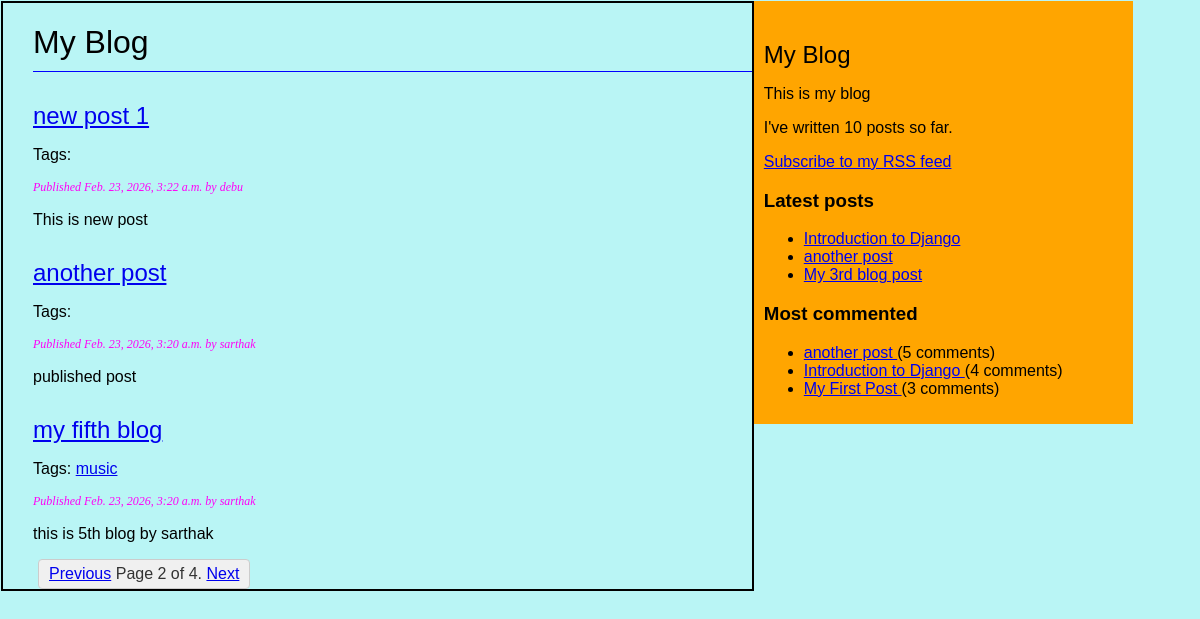
The app's page /blog/?page=2, older data.
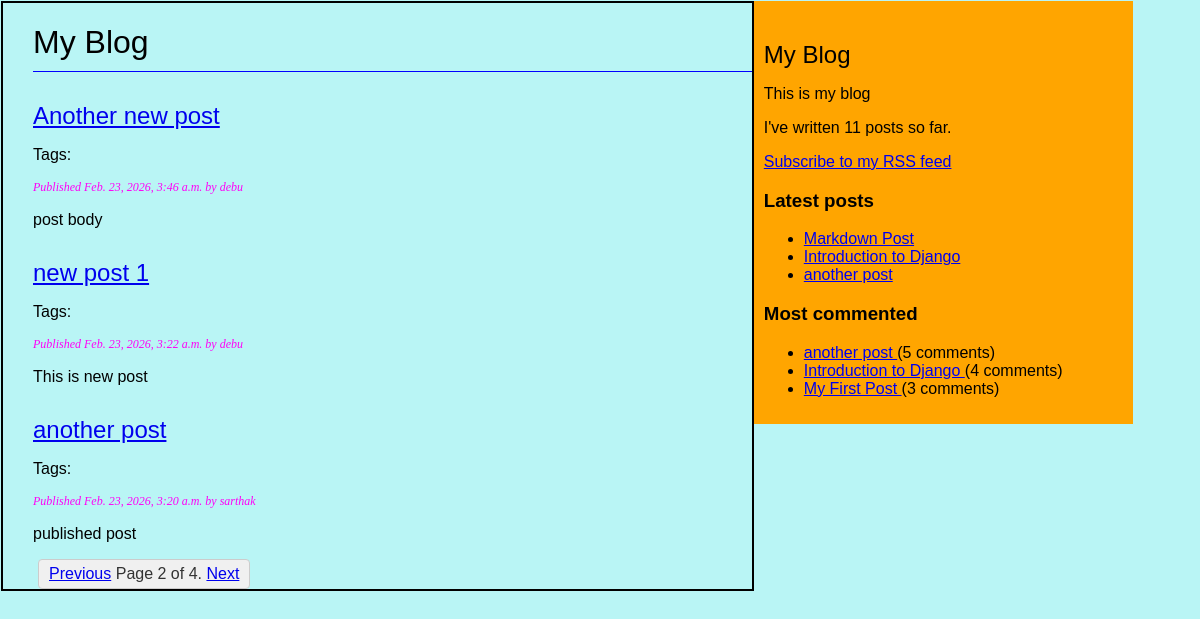
The same page, newer data.
### blog/models.py (models this page shows, shortened)
class Post(models.Model):
    class Status(models.TextChoices):
        DRAFT = 'DF', 'Draft'
        PUBLISHED = 'PB', 'Published'
    title = models.CharField(max_length=250)
    slug = models.SlugField(max_length=250, unique_for_date='publish') #slug is a short label for something, containing only letters, numbers, underscores or hyphens. unique_for_date means that the slug must be unique for the given date.
    author = models.ForeignKey(
        settings.AUTH_USER_MODEL,
        on_delete=models.CASCADE,
        related_name='blog_posts'
    )
    objects = models.Manager() # The default manager.
    published = PublishedManager() # Our custom manager.
    body = models.TextField()
    status = models.CharField(
        max_length=2,
        choices=Status.choices,
        default=Status.DRAFT)
    tags = TaggableManager()
    publish=models.DateTimeField(default=timezone.now)
    created=models.DateTimeField(auto_now_add=True)#store the date and time when the post is first created
    updated=models.DateTimeField(auto_now=True) #store the date and time when the post is last updated
    class Meta:
        ordering = ('-publish',) #order the posts by publish date in descending order
        indexes = [models.Index(fields=['-publish'])] #create an index on the publish field in descending order
    def get_absolute_url(self):
        return reverse(
            'blog:post_slug_date_detail',
            args=[self.publish.year,
                  self.publish.month,
                  self.publish.day,
                  self.slug
                ]
            )

### blog/views.py (the view)
# urls.py: path('', views.post_list, name='post_list'),
def post_list(request, tag_slug=None):
    posts = Post.objects.all()
    tag = None
    if tag_slug:
        tag = get_object_or_404(Tag, slug=tag_slug)
        posts = posts.filter(tags__in=[tag])
    paginator = Paginator(posts, 3)
    page_number = request.GET.get('page', 1)
    try:
        posts = paginator.page(page_number)
    except PageNotAnInteger:
        posts = paginator.page(1)
    except EmptyPage:
        posts = paginator.page(paginator.num_pages)
    return render(
        request,
        'blog/post/list.html',
        {
            'posts': posts,
            'tag': tag
        }
    )

### blog/models.py (called while the page is built)
    def get_queryset(self):
        return super().get_queryset().filter(status=Post.Status.PUBLISHED)

### blog/templatetags/blog_tags.py (called while the page is built)
@register.simple_tag
def total_posts():
    return Post.objects.count()

@register.inclusion_tag('blog/post/latest_posts.html')
def show_latest_posts(count=5):
    latest_posts = Post.published.order_by('-publish')[:count]
    return {'latest_posts': latest_posts}

@register.inclusion_tag('blog/post/most_comments.html')
def show_most_commented_posts(count=5):
    most_commented_posts = Post.published.annotate(
        total_comments=Count('comments')
    ).order_by('-total_comments')[:count]
    return {'most_commented_posts': most_commented_posts}

@register.filter(name='markdown')
def markdown_format(text):
    return mark_safe(markdown.markdown(text))

### blog/templates/blog/post/list.html (shortened to what this page needs)
<!DOCTYPE html>
{% extends 'blog/base.html' %}
{% load blog_tags %}
{% block content %}
    <h1>My Blog</h1>
    {% for post in posts %}
    <h2>
        <a href="{% url 'blog:post_detail' post.id %}">{{ post.title }}</a>
    </h2>
<p class="tags">
  Tags:
  {% for tag in post.tags.all %}
    <a href="{% url 'blog:post_list_by_tag' tag.slug %}">
      {{ tag.name }}
    </a>
  {% endfor %}
</p>
    <p class="date">
        Published  {{ post.publish }} by {{ post.author }}
    </p>
    {{post.body|markdown|truncatewords_html:30}}
    {% endfor %}
    {% include 'blog/pagination.html' with page=page_obj %}
{% endblock %}

### blog/templates/blog/post/latest_posts.html
<ul>
  {% for post in latest_posts %}
    <li>
      <a href="{{ post.get_absolute_url }}">
        {{ post.title }}
      </a>
    </li>
  {% endfor %}
</ul>

### blog/templates/blog/post/most_comments.html
<ul>
  {% for post in most_commented_posts %}
    <li>
      <a href="{{ post.get_absolute_url }}">
        {{ post.title }}
      </a>
      ({{ post.total_comments }} comments)
    </li>
  {% endfor %}
</ul>

Row changes from the older to the newer data that the page shows:
no longer on this page (row unchanged): Post: title "my fifth blog", publish "Feb. 23, 2026, 3:20 a.m.", author "sarthak", body "this is 5th blog by sarthak", shown under "My Blog"
no longer on this page (row unchanged): Tag: name "music"
no longer on this page (row unchanged): Post: title "My 3rd blog post", shown under "Latest posts"
now on this page (row unchanged): Post: title "Another new post", publish "Feb. 23, 2026, 3:46 a.m.", author "debu", body "post body", shown under "My Blog"
added Post: title "Markdown Post", shown under "Latest posts"
Text that changed along with them:
text no longer shown: "10"
text now shown: "11"
